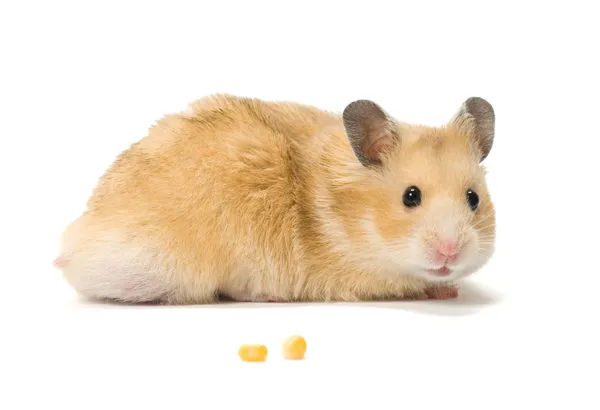
#> input picture kriptoloji.jpg, 600 x 410 px, found by its file name
$ python dct.py
#> lines starting #> are read from the running program, lines starting #| are printed output that depends on the picture

import numpy as np
from scipy.fftpack import dct, idct
from PIL import Image

def text_to_bits(text):
    """Metni binary formata çevirir"""
    bits = bin(int.from_bytes(text.encode(), 'big'))[2:]
    return bits.zfill(8 * ((len(bits) + 7) // 8))

def bits_to_text(bits):
    """Binary formatı metne çevirir"""
    try:
        n = int(''.join(bits), 2)
        return n.to_bytes((n.bit_length() + 7) // 8, 'big').decode()
    except UnicodeDecodeError:
        return "Kod çözme hatası: Geçersiz mesaj biçimi"

def encode_dct(image_path, message, output_path):
    """DCT kullanarak mesajı görüntüye gömer"""
#> called with image_path = 'kriptoloji.jpg', message = 'Bu bir gizli mesajdir gazihan!', output_path = 'kriptoloji_gizli.jpg'
    # Görüntüyü yükle
    img = Image.open(image_path).convert('L')  # Görüntüyü gri tonlamalıya çevir
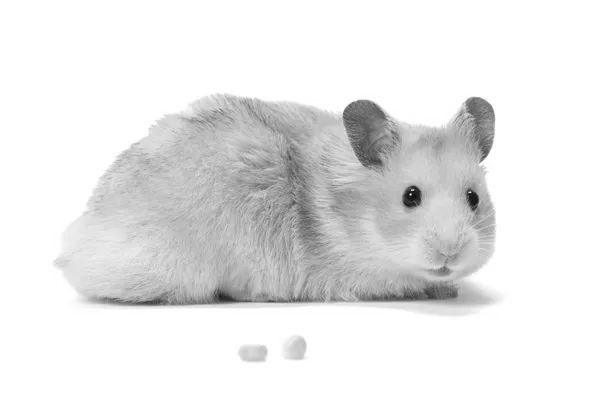
#> img: PIL image 600x410 L; min 10, max 255, mean 231.5
    img_array = np.array(img, dtype=np.float32)

    # Mesajı binary'e çevir ve uzunluğunu ekle
    message_bits = text_to_bits(message)
    message_length = bin(len(message_bits))[2:].zfill(32)  # 32 bit uzunluk
    data_to_hide = message_length + message_bits

    # Görüntüyü bloklara ayır
    block_size = 8
    rows, cols = img_array.shape
#> rows = 410; cols = 600
    # Kapasite kontrolü: Her blokta sadece 1 bit gömüyoruz
    max_bits = (rows // block_size) * (cols // block_size)
#> max_bits = 3825
    if len(data_to_hide) > max_bits:
        raise ValueError(f"Mesaj çok uzun ({len(data_to_hide)} bit), görüntü kapasitesi {max_bits} bit!")

    # Mesaj bitlerini yerleştirecek indeks
    bit_index = 0

    # Görüntüdeki her blok için DCT uygula
    for i in range(0, rows, block_size):
        for j in range(0, cols, block_size):
            # 8x8'lik blok al
            block = img_array[i:i + block_size, j:j + block_size]
            if block.shape != (block_size, block_size):
                continue  # Eksik blokları atla

            # DCT uygulama
            dct_block = dct(dct(block.T, norm='ortho').T, norm='ortho')

            # Sadece [1,1] katsayısına bit göm (düşük frekans)
            if bit_index < len(data_to_hide):
                coeff = dct_block[1, 1]
                if data_to_hide[bit_index] == '1':
                    dct_block[1, 1] = abs(coeff) + 50 if coeff >= 0 else -(abs(coeff) + 50)
                else:
                    dct_block[1, 1] = abs(coeff) if coeff >= 0 else -abs(coeff)
                bit_index += 1

            # IDCT ile blokları geri dönüştür
            reconstructed_block = idct(idct(dct_block.T, norm='ortho').T, norm='ortho')
            # Piksel değerlerini [0, 255] aralığında tut
            img_array[i:i + block_size, j:j + block_size] = np.clip(reconstructed_block, 0, 255)
#> after the loop, bit_index = 272

    # Yeni görüntüyü kaydet
    Image.fromarray(np.uint8(img_array)).save(output_path)
    return True

def decode_dct(image_path):
    """DCT ile gömülü mesajı çıkarır"""
#> called with image_path = 'kriptoloji_gizli.jpg'
    # Görüntüyü yükle
    img = Image.open(image_path).convert('L')  # Görüntüyü gri tonlamalıya çevir
    img_array = np.array(img, dtype=np.float32)

    # Mesaj bitlerini çıkarmak için liste
    message_bits = []
    block_size = 8
    rows, cols = img_array.shape
#> rows = 410; cols = 600

    # İlk 32 biti oku (mesaj uzunluğu)
    length_bits = []
    bit_index = 0
    for i in range(0, rows, block_size):
        for j in range(0, cols, block_size):
            block = img_array[i:i + block_size, j:j + block_size]
            if block.shape != (block_size, block_size):
                continue
            dct_block = dct(dct(block.T, norm='ortho').T, norm='ortho')
            if bit_index < 32:
                coeff = dct_block[1, 1]
                length_bits.append('1' if abs(coeff) > 25 else '0')
                bit_index += 1
            if bit_index >= 32:
                break
        if bit_index >= 32:
            break
#> after the loop, bit_index = 32; length_bits = 32 items, first 6: '0', '0', '0', '0', '0', '0'

    # Mesaj uzunluğunu kontrol et
    print("Çıkarılan uzunluk bitleri:", ''.join(length_bits))  # Debugging
#| Çıkarılan uzunluk bitleri: 00000000000000000000000000000000
    try:
        message_length = int(''.join(length_bits), 2)
        print("Kodlanmış mesaj uzunluğu:", message_length)  # Debugging
#| Kodlanmış mesaj uzunluğu: 0
    except ValueError:
        return "Hata: Geçersiz mesaj uzunluğu"

    # Mesaj bitlerini oku
    bit_index = 0
    for i in range(0, rows, block_size):
        for j in range(0, cols, block_size):
            block = img_array[i:i + block_size, j:j + block_size]
            if block.shape != (block_size, block_size):
                continue
            dct_block = dct(dct(block.T, norm='ortho').T, norm='ortho')
            if bit_index >= 32 and len(message_bits) < message_length:
                coeff = dct_block[1, 1]
                message_bits.append('1' if abs(coeff) > 25 else '0')
            bit_index += 1
            if len(message_bits) >= message_length:
                break
        if len(message_bits) >= message_length:
            break
#> after the loop, bit_index = 1; message_bits = []

    # İlk birkaç biti yazdır (debugging)
    print("İlk 50 mesaj biti:", ''.join(message_bits[:50]))  # Debugging
#| İlk 50 mesaj biti:
    # Bitleri metne çevir
    return bits_to_text(message_bits)

# Örnek kullanım
if __name__ == "__main__":
    input_image = "kriptoloji.jpg"  # Gömme işlemi yapacağımız görüntü
    output_image = "kriptoloji_gizli.jpg"  # Mesajın gömüldüğü görüntü
    secret_message = "Bu bir gizli mesajdir gazihan!"  # Gömülecek mesaj

    try:
        # Mesajı DCT ile gömme
        encode_dct(input_image, secret_message, output_image)
        print("Mesaj başarıyla gömüldü!")

        # Gömülü mesajı çıkarma
        decoded_message = decode_dct(output_image)
        print("Çıkarılan mesaj:", decoded_message)
    except Exception as e:
        print("Hata:", str(e))
